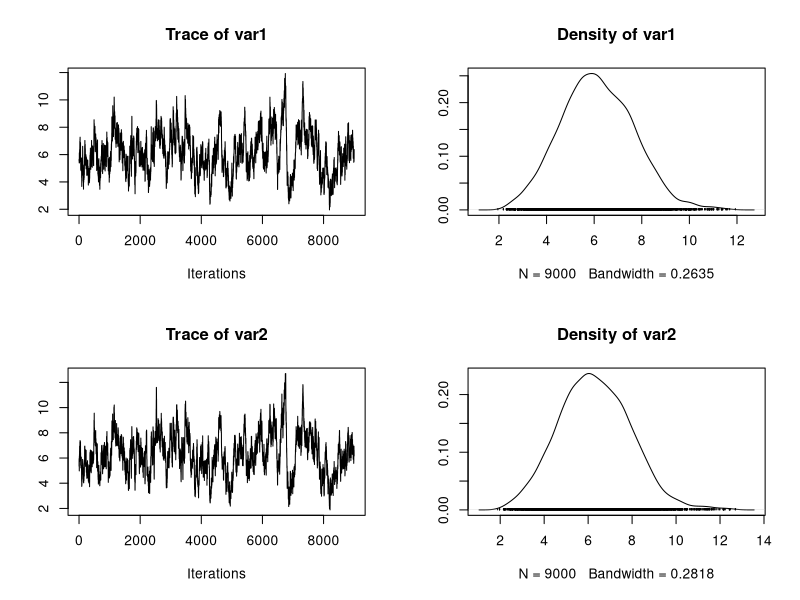
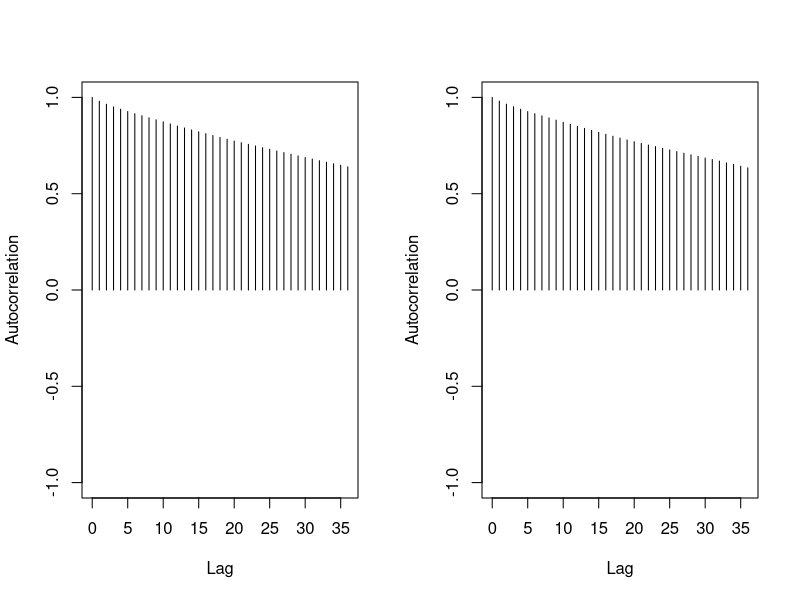

R code for these plots, in order:
##########################Random Walk Metropolis-Hastings#########################
  #generate some "observed" data
  #choose the starting values alpha & beta
  #generate a new alpha & beta (assume independence? and sample from univariate Gaussian)
  #compute acceptance probability
  #accept or not
#proposal_density, working_cond_den,k, n, alpha, beta
GammaMHExample <- function(n.sim, n.burnin){
  alpha <- 3; beta <-3 #pick the parameter values to generate a random "observed" data
  N <- 30 #set observed sample size
  x <- rgamma(N, shape = alpha, scale = 1/beta)#generate observed data of size N
  
  #defines a function that returns unnormalized posterior density
  post_den <-function(alpha, beta, x, N){
    prior <- sqrt(alpha*trigamma(alpha)-1)/beta#Jeffery's prior
    likelihood <- prod(x^(alpha-1))*prod(exp(-beta*x))*((beta^alpha)/gamma(alpha))^N   #gamma distr
    working_cond_den <- prior*likelihood # unnormalized target distr
  }
  
  theta.mh <- matrix(NA, nrow = n.sim, ncol = 2) #empty matrix to store sampled parameters
  theta.current <- rnorm(n = 2, mean = 3, sd = 0.5) #generate inital parameters
  theta.update <- function(index, theta.current,x,N) {
    #sample a new parameter value from Gaussian
    theta.star <- rnorm(n = 1, mean = theta.current[index], sd = 0.5)
    if (index == 1) #if it's sample for alpha, update the first element of the parameter vector
      theta.temp <- c(theta.star, theta.current[2])
    else theta.temp <- c(theta.current[1], theta.star)#for beta, update the second element
    #compute MH ratio
    r <- post_den(theta.temp[1],theta.temp[2],x,N)/post_den(theta.current[1],theta.current[2],x,N)
    r <- min(r, 1, na.rm = TRUE) # r is the accpetance probability
    if (runif(1) < r)
      #runif(1) generates a uniform random number bewteen 0 and 1
      #if runif(1) < r, accept the new value; else reject the new value and keep the old value
      theta.star
    else theta.current[index]
  }
    for (i in 1:n.sim) {
    theta.current[1] <- theta.mh[i, 1] <- theta.update(1, theta.current,x, N) #iteration for alpha
                                                       
    theta.current[2] <- theta.mh[i, 2] <- theta.update(2, theta.current,x, N)#iteration for beta
                                                       
  }
  theta.mh <- theta.mh[(n.burnin + 1):n.sim, ] #discard burn-in
} 

mh.draws <- GammaMHExample(n.sim = 10000, n.burnin = 1000)


##########################Diagnostics #########################
library(coda)

mh.draws <- mcmc(mh.draws)#turn the chain into an mcmc object
summary(mh.draws)

#Traceplot
plot(mh.draws)

#Autocorrelation function plots
autocorr.plot(mh.draws)

#Gelman and Rubin

#Geweke 
geweke.diag(mh.draws)


#Raftery and Lewis
raftery.diag(mh.draws,q=0.025,r=0.005,s=0.95)

#Heidelberg and Welch
heidel.diag(mh.draws)
